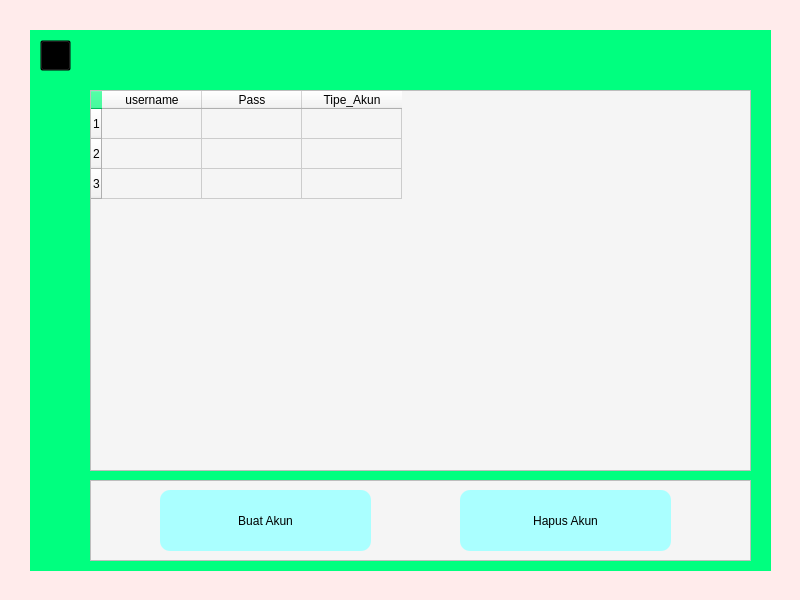
<?xml version="1.0" encoding="UTF-8"?>
<ui version="4.0">
 <class>KelolaAkun</class>
 <widget class="QMainWindow" name="KelolaAkun">
  <property name="geometry">
   <rect>
    <x>0</x>
    <y>0</y>
    <width>800</width>
    <height>600</height>
   </rect>
  </property>
  <property name="windowTitle">
   <string>Kelola Akun</string>
  </property>
  <property name="styleSheet">
   <string notr="true">background-color: rgb(255, 235, 235);</string>
  </property>
  <widget class="QWidget" name="centralwidget">
   <widget class="QWidget" name="widget" native="true">
    <property name="geometry">
     <rect>
      <x>30</x>
      <y>30</y>
      <width>741</width>
      <height>541</height>
     </rect>
    </property>
    <property name="styleSheet">
     <string notr="true">background-color: rgb(0, 255, 127);</string>
    </property>
    <widget class="QLabel" name="label">
     <property name="geometry">
      <rect>
       <x>10</x>
       <y>10</y>
       <width>31</width>
       <height>31</height>
      </rect>
     </property>
     <property name="text">
      <string/>
     </property>
     <property name="pixmap">
      <pixmap>icon/BackIcon.png</pixmap>
     </property>
     <property name="scaledContents">
      <bool>true</bool>
     </property>
    </widget>
    <widget class="QPushButton" name="BackButton">
     <property name="geometry">
      <rect>
       <x>10</x>
       <y>10</y>
       <width>31</width>
       <height>31</height>
      </rect>
     </property>
     <property name="styleSheet">
      <string notr="true">background-color: transparent;</string>
     </property>
     <property name="text">
      <string/>
     </property>
    </widget>
    <widget class="QTableWidget" name="tableWidget">
     <property name="geometry">
      <rect>
       <x>60</x>
       <y>60</y>
       <width>661</width>
       <height>381</height>
      </rect>
     </property>
     <property name="styleSheet">
      <string notr="true">background-color: rgb(245, 245, 245);</string>
     </property>
     <row>
      <property name="text">
       <string>1</string>
      </property>
     </row>
     <row>
      <property name="text">
       <string>2</string>
      </property>
     </row>
     <row>
      <property name="text">
       <string>3</string>
      </property>
     </row>
     <column>
      <property name="text">
       <string>username</string>
      </property>
     </column>
     <column>
      <property name="text">
       <string>Pass</string>
      </property>
     </column>
     <column>
      <property name="text">
       <string>Tipe_Akun</string>
      </property>
     </column>
    </widget>
    <widget class="QFrame" name="frame">
     <property name="geometry">
      <rect>
       <x>60</x>
       <y>450</y>
       <width>661</width>
       <height>81</height>
      </rect>
     </property>
     <property name="styleSheet">
      <string notr="true">background-color: rgb(245, 245, 245);</string>
     </property>
     <property name="frameShape">
      <enum>QFrame::StyledPanel</enum>
     </property>
     <property name="frameShadow">
      <enum>QFrame::Raised</enum>
     </property>
     <widget class="QPushButton" name="pushButton">
      <property name="geometry">
       <rect>
        <x>370</x>
        <y>10</y>
        <width>211</width>
        <height>61</height>
       </rect>
      </property>
      <property name="styleSheet">
       <string notr="true">color: rgb(0, 0, 0);
background-color: rgb(170, 255, 255);
border-radius : 10px;</string>
      </property>
      <property name="text">
       <string>Hapus Akun</string>
      </property>
     </widget>
     <widget class="QPushButton" name="pushButton_2">
      <property name="geometry">
       <rect>
        <x>70</x>
        <y>10</y>
        <width>211</width>
        <height>61</height>
       </rect>
      </property>
      <property name="styleSheet">
       <string notr="true">color: rgb(0, 0, 0);
background-color: rgb(170, 255, 255);
border-radius : 10px;</string>
      </property>
      <property name="text">
       <string>Buat Akun</string>
      </property>
     </widget>
    </widget>
   </widget>
  </widget>
 </widget>
 <resources/>
 <connections/>
</ui>
